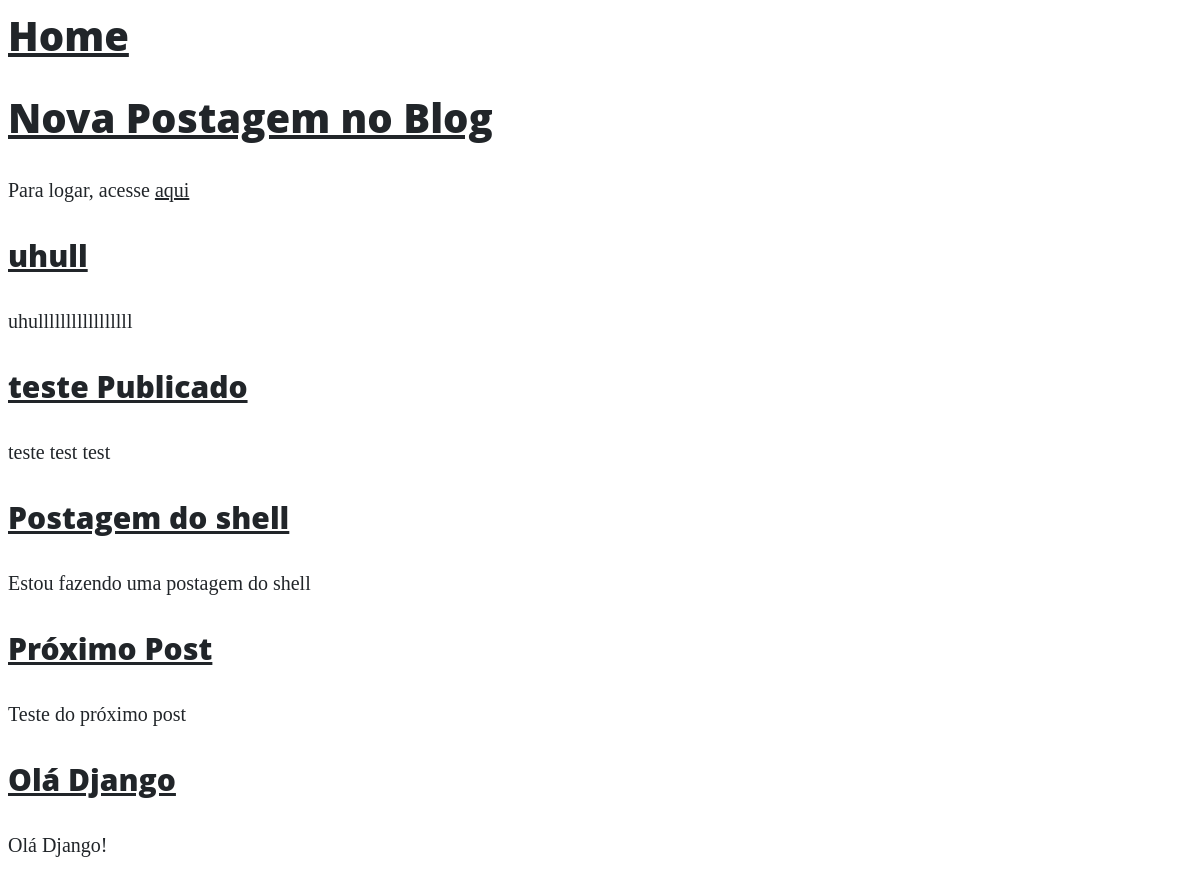
/, run on an earlier commit of the app's database.
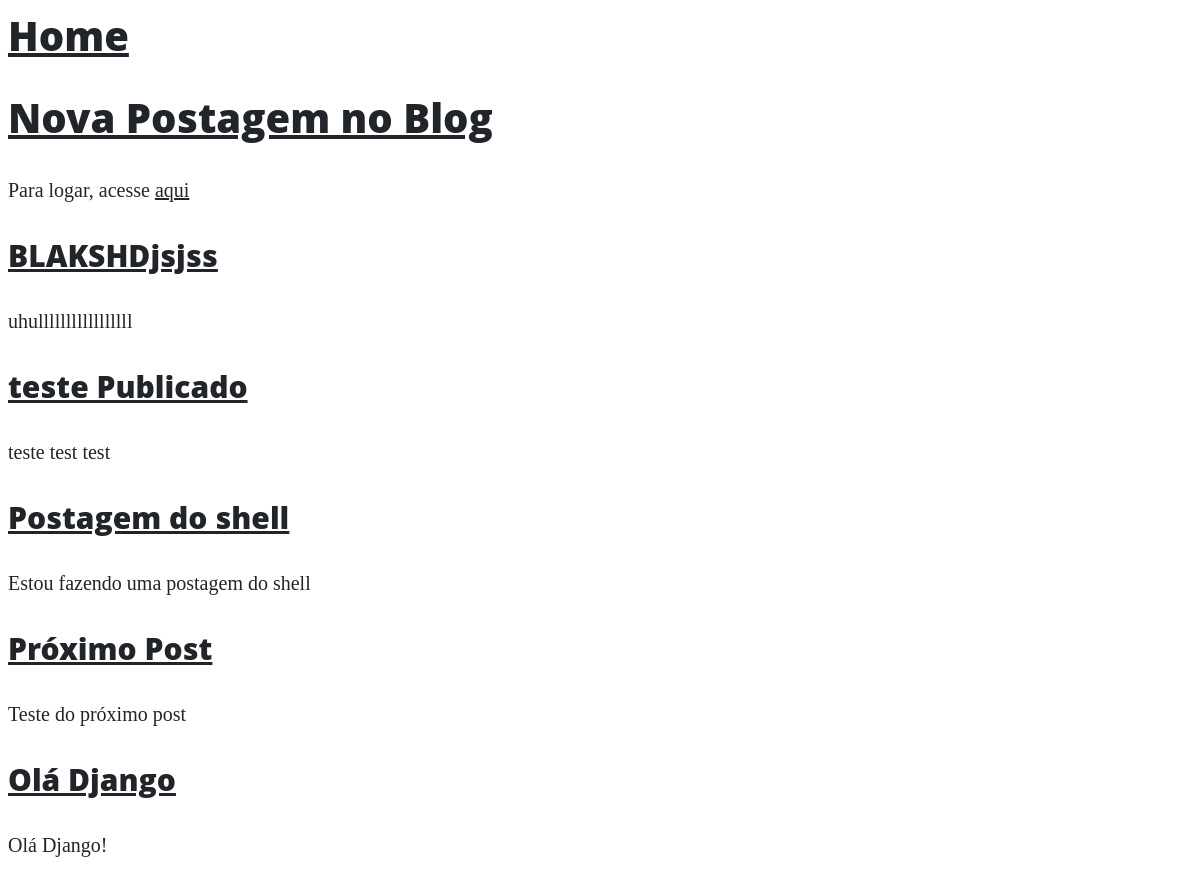
And on a later commit of the database.
### blog/models.py (models this page shows, shortened)
class Post(models.Model):
    STATUS = (
        ('draft', 'Draft'),
        ('published', 'Published')
    )
    title = models.CharField(verbose_name="Título", max_length=250)
    slug = models.SlugField(max_length=250)
    author = models.ForeignKey(User, on_delete=models.CASCADE)
    category = models.ManyToManyField(Category, related_name="get_posts")
    image = models.ImageField(upload_to="blog", blank=True, null=True)
    content = models.TextField(verbose_name="Conteúdo")
    published = models.DateTimeField(default=timezone.now)
    created = models.DateTimeField(auto_now_add=True)
    altered = models.DateTimeField(auto_now=True)
    status = models.CharField(max_length=10,
                              choices=STATUS,
                              default='draft')
    objects = models.Manager()
    get_published = PublishedManager()
    class Meta:
        ordering = ('-published', )
    def get_absolute_url(self):
        return reverse('post_detail', kwargs={"slug": self.slug})

### blog/views.py (the view)
# urls.py: path('', views.BlogListView.as_view(), name='home'),
class BlogListView(ListView):
    model = Post
    template_name = 'blog/home.html'

### templates/blog/home.html (shortened to what this page needs)
{% extends 'base.html' %}
{% block content %}
    {% for post in object_list %}
        <div class="post-entry">
            <h2><a href="{{ post.get_absolute_url }}">{{post.title}}</a></h2>
            <p>{{post.content}}</p>
        </div>
    {% endfor %}
{% endblock content %}

### templates/base.html (shortened to what this page needs)
{% load static %}
<html lang="pt-br">
<head>
    <link rel="stylesheet" href="{% static 'css/style.css' %}">
</head>
<body>
    <header>
        <div class="nav-left">
            <h1><a href="/">Home</a></h1>
        </div>
        <div class="nav-right">
            <h1><a href="{% url 'post_new' %}">Nova Postagem no Blog</a></h1>
        </div>
    </header>
    {% if user.is_authenticated %}
        <p>Olá {{user.username}}</p>
        <a href="{% url 'logout' %}">Logout</a>
    {% else %}
        <p>Para logar, acesse <a href="{% url 'login' %}">aqui</a></p>
    {% endif %}
    <div class="container">
        {% block content %} {% endblock content %}
    </div>
</body>
</html>

### statics/css/style.css (style rules this page uses)
body { font-size: 20px; color: #212529; font-family: 'Lora', 'Times New Roman', serif; }
p { line-height: 1.5; margin: 30px 0; }
p a { text-decoration: underline; }
h1, h2, h3, h4, h5, h6 { font-weight: 800; font-family: 'Open Sans', 'Helvetica Neue', Helvetica, Arial, sans-serif; }
a { color: #212529; -webkit-transition: all 0.2s; transition: all 0.2s; }

What changed in the data, as far as the page shows it:
changed Post "uhulllllllllllllllll": title "uhull" → "BLAKSHDjsjss"
